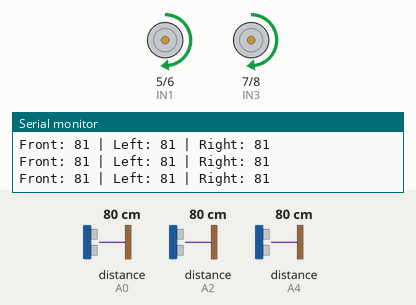
Bench run of a sketch on a simulated Arduino Uno, built with avr-gcc and run on an emulated ATmega328P. On the bench: motor-driver pin pairs drawn as motors (green arrow = first pin HIGH = forward, orange = second pin HIGH = backward, longer = more drive, scaled by the enable pin), the last lines printed to the serial monitor. The test bench sets the inputs (shaded band); at power-on: distance to the obstacle (sensors on A2, A0, A4) 80 cm. The echo pulse lasts 58.3 µs per cm.

Above: at 1.2 s.
1.3 s: distance to the obstacle (sensor on A2) set to 33 cm
2.8 s: distance to the obstacle (sensor on A2) set to 27 cm
At 4.4 s:
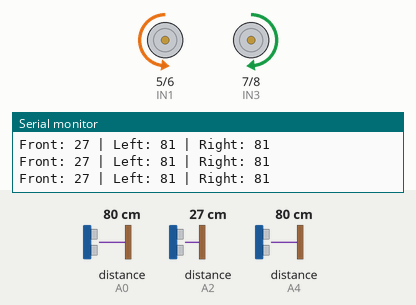
4.7 s: distance to the obstacle (sensor on A2) set to 19 cm
At 6.1 s:
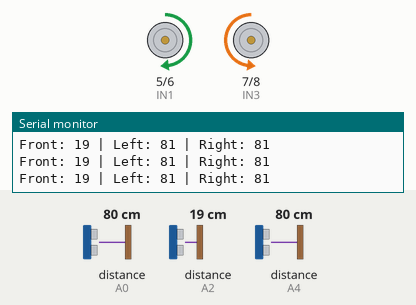
6.6 s: distance to the obstacle (sensor on A2) set to 35 cm
At 7.1 s:
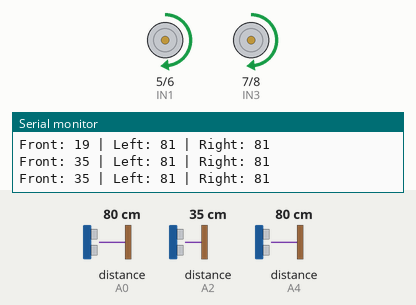
8.2 s: distance to the obstacle (sensor on A2) set to 2 cm
At 9.1 s:
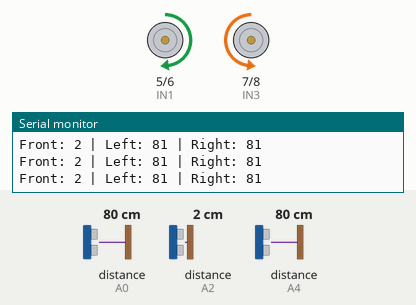
Timing chart, 0 to 10.8 s (numbered marks = the images above; inputs shaded):
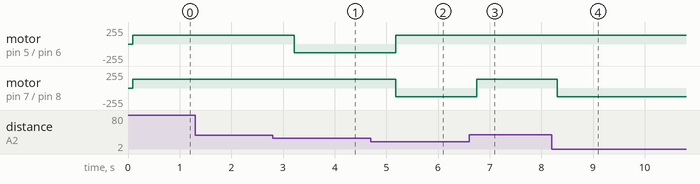

The sketch:

ThreeSensors_Fuzzy.ino
```cpp
#include <Fuzzy.h>
#include <NewPing.h>

// Sensor Pins
#define S1_TRIG A5 // Left
#define S1_ECHO A4
#define S2_TRIG A3 // Front
#define S2_ECHO A2
#define S3_TRIG A1 // Right
#define S3_ECHO A0

// Motor Driver Pins
#define IN1 5
#define IN2 6
#define IN3 7
#define IN4 8
#define ENA 3
#define ENB 10

#define MAX_DISTANCE 200
#define MOTOR_SPEED 130

NewPing sonarLeft(S1_TRIG, S1_ECHO, MAX_DISTANCE);
NewPing sonarFront(S2_TRIG, S2_ECHO, MAX_DISTANCE);
NewPing sonarRight(S3_TRIG, S3_ECHO, MAX_DISTANCE);

Fuzzy* fuzzy = new Fuzzy();

void setupFuzzy() {
  // Inputs
  FuzzyInput* frontDist = new FuzzyInput(1);
  FuzzySet* frontClose = new FuzzySet(0, 0, 15, 30);
  FuzzySet* frontFar = new FuzzySet(20, 50, 200, 200);
  frontDist->addFuzzySet(frontClose);
  frontDist->addFuzzySet(frontFar);
  fuzzy->addFuzzyInput(frontDist);

  FuzzyInput* leftDist = new FuzzyInput(2);
  FuzzySet* leftClose = new FuzzySet(0, 0, 15, 30);
  FuzzySet* leftFar = new FuzzySet(20, 50, 200, 200);
  leftDist->addFuzzySet(leftClose);
  leftDist->addFuzzySet(leftFar);
  fuzzy->addFuzzyInput(leftDist);

  FuzzyInput* rightDist = new FuzzyInput(3);
  FuzzySet* rightClose = new FuzzySet(0, 0, 15, 30);
  FuzzySet* rightFar = new FuzzySet(20, 50, 200, 200);
  rightDist->addFuzzySet(rightClose);
  rightDist->addFuzzySet(rightFar);
  fuzzy->addFuzzyInput(rightDist);

  // Output
  FuzzyOutput* direction = new FuzzyOutput(1);
  FuzzySet* dirStop = new FuzzySet(0, 0, 10, 10);
  FuzzySet* dirForward = new FuzzySet(10, 20, 30, 30);
  FuzzySet* dirLeft = new FuzzySet(30, 40, 50, 50);
  FuzzySet* dirRight = new FuzzySet(50, 60, 70, 70);
  FuzzySet* dirReverse = new FuzzySet(70, 80, 90, 90);
  direction->addFuzzySet(dirStop);
  direction->addFuzzySet(dirForward);
  direction->addFuzzySet(dirLeft);
  direction->addFuzzySet(dirRight);
  direction->addFuzzySet(dirReverse);
  fuzzy->addFuzzyOutput(direction);

  // Rules
  // Rule 1: IF Front is Far THEN Go Forward
  FuzzyRuleAntecedent* rule1Antecedent = new FuzzyRuleAntecedent();
  rule1Antecedent->joinSingle(frontFar);
  FuzzyRuleConsequent* rule1Consequent = new FuzzyRuleConsequent();
  rule1Consequent->addOutput(dirForward);
  FuzzyRule* fuzzyRule1 = new FuzzyRule(1, rule1Antecedent, rule1Consequent);
  fuzzy->addFuzzyRule(fuzzyRule1);

  // Rule 2: IF Front is Close AND Left is Far THEN Turn Left
  FuzzyRuleAntecedent* rule2Antecedent = new FuzzyRuleAntecedent();
  rule2Antecedent->joinWithAND(frontClose, leftFar);
  FuzzyRuleConsequent* rule2Consequent = new FuzzyRuleConsequent();
  rule2Consequent->addOutput(dirLeft);
  FuzzyRule* fuzzyRule2 = new FuzzyRule(2, rule2Antecedent, rule2Consequent);
  fuzzy->addFuzzyRule(fuzzyRule2);

  // Rule 3: IF Front is Close AND Right is Far THEN Turn Right
  FuzzyRuleAntecedent* rule3Antecedent = new FuzzyRuleAntecedent();
  rule3Antecedent->joinWithAND(frontClose, rightFar);
  FuzzyRuleConsequent* rule3Consequent = new FuzzyRuleConsequent();
  rule3Consequent->addOutput(dirRight);
  FuzzyRule* fuzzyRule3 = new FuzzyRule(3, rule3Antecedent, rule3Consequent);
  fuzzy->addFuzzyRule(fuzzyRule3);

  // Rule 4: IF Front is Close AND Left is Close AND Right is Close THEN Reverse
  FuzzyRuleAntecedent* rule4Antecedent1 = new FuzzyRuleAntecedent();
  rule4Antecedent1->joinWithAND(frontClose, leftClose);
  FuzzyRuleAntecedent* rule4Antecedent = new FuzzyRuleAntecedent();
  rule4Antecedent->joinWithAND(rule4Antecedent1, rightClose);
  FuzzyRuleConsequent* rule4Consequent = new FuzzyRuleConsequent();
  rule4Consequent->addOutput(dirReverse);
  FuzzyRule* fuzzyRule4 = new FuzzyRule(4, rule4Antecedent, rule4Consequent);
  fuzzy->addFuzzyRule(fuzzyRule4);
}

void setup() {
  Serial.begin(9600);
  pinMode(IN1, OUTPUT);
  pinMode(IN2, OUTPUT);
  pinMode(IN3, OUTPUT);
  pinMode(IN4, OUTPUT);
  pinMode(ENA, OUTPUT);
  pinMode(ENB, OUTPUT);

  setupFuzzy();
}

void loop() {
  int distFront = sonarFront.ping_cm();
  int distLeft = sonarLeft.ping_cm();
  int distRight = sonarRight.ping_cm();

  if (distFront == 0) distFront = 200;
  if (distLeft == 0) distLeft = 200;
  if (distRight == 0) distRight = 200;

  Serial.print("Front: "); Serial.print(distFront);
  Serial.print(" | Left: "); Serial.print(distLeft);
  Serial.print(" | Right: "); Serial.println(distRight);

  fuzzy->setInput(1, distFront);
  fuzzy->setInput(2, distLeft);
  fuzzy->setInput(3, distRight);

  fuzzy->fuzzify();
  float output = fuzzy->defuzzify(1);

  if (output < 10) {
    moveStop();
  } else if (output < 30) {
    moveForward();
  } else if (output < 50) {
    moveLeft();
  } else if (output < 70) {
    moveRight();
  } else {
    moveReverse();
  }

  delay(300);
}

void moveForward() {
  analogWrite(ENA, MOTOR_SPEED);
  analogWrite(ENB, MOTOR_SPEED);
  digitalWrite(IN1, HIGH);
  digitalWrite(IN2, LOW);
  digitalWrite(IN3, HIGH);
  digitalWrite(IN4, LOW);
}

void moveReverse() {
  analogWrite(ENA, MOTOR_SPEED);
  analogWrite(ENB, MOTOR_SPEED);
  digitalWrite(IN1, LOW);
  digitalWrite(IN2, HIGH);
  digitalWrite(IN3, LOW);
  digitalWrite(IN4, HIGH);
}

void moveLeft() {
  analogWrite(ENA, MOTOR_SPEED);
  analogWrite(ENB, MOTOR_SPEED);
  digitalWrite(IN1, LOW);
  digitalWrite(IN2, HIGH);
  digitalWrite(IN3, HIGH);
  digitalWrite(IN4, LOW);
}

void moveRight() {
  analogWrite(ENA, MOTOR_SPEED);
  analogWrite(ENB, MOTOR_SPEED);
  digitalWrite(IN1, HIGH);
  digitalWrite(IN2, LOW);
  digitalWrite(IN3, LOW);
  digitalWrite(IN4, HIGH);
}

void moveStop() {
  analogWrite(ENA, 0);
  analogWrite(ENB, 0);
  digitalWrite(IN1, LOW);
  digitalWrite(IN2, LOW);
  digitalWrite(IN3, LOW);
  digitalWrite(IN4, LOW);
}
```

Measured:
- the behaviour switches between 30 and 29 cm on distance to the obstacle (sensor on A2) (found by bisection; images 0 and 1)
- the behaviour switches between 22 and 21 cm on distance to the obstacle (sensor on A2) (found by bisection; images 1 and 2)
- after the input at 2.8 s, motor on pin 5 (IN1) / pin 6 (IN2): forward 130/255 → backward 130/255 after 0.42 s
- after the input at 4.7 s, motor on pin 5 (IN1) / pin 6 (IN2): backward 130/255 → forward 130/255 after 0.48 s; motor on pin 7 (IN3) / pin 8 (IN4): forward 130/255 → backward 130/255 after 0.48 s
- after the input at 6.6 s, motor on pin 7 (IN3) / pin 8 (IN4): backward 130/255 → forward 130/255 after 0.15 s
- after the input at 8.2 s, motor on pin 7 (IN3) / pin 8 (IN4): forward 130/255 → backward 130/255 after 0.10 s
